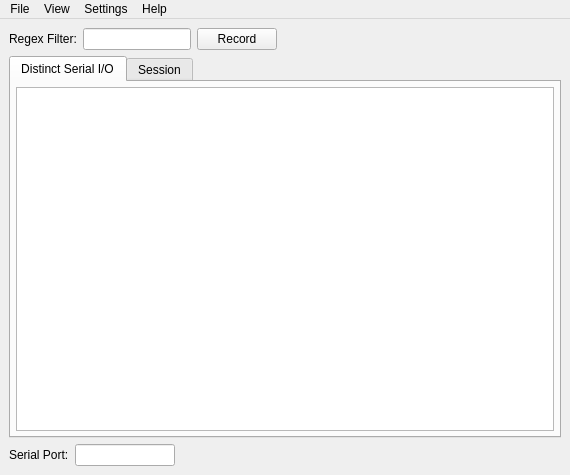
<?xml version="1.0" encoding="UTF-8"?>
<ui version="4.0">
 <class>MainWindow</class>
 <widget class="QMainWindow" name="MainWindow">
  <property name="geometry">
   <rect>
    <x>0</x>
    <y>0</y>
    <width>570</width>
    <height>475</height>
   </rect>
  </property>
  <property name="windowTitle">
   <string>XSeriesTestTool</string>
  </property>
  <widget class="QWidget" name="centralwidget">
   <layout class="QVBoxLayout" name="verticalLayout">
    <item>
     <layout class="QHBoxLayout" name="horizontalLayout">
      <item>
       <widget class="QLabel" name="label_3">
        <property name="sizePolicy">
         <sizepolicy hsizetype="Preferred" vsizetype="Preferred">
          <horstretch>0</horstretch>
          <verstretch>0</verstretch>
         </sizepolicy>
        </property>
        <property name="minimumSize">
         <size>
          <width>0</width>
          <height>0</height>
         </size>
        </property>
        <property name="baseSize">
         <size>
          <width>0</width>
          <height>0</height>
         </size>
        </property>
        <property name="text">
         <string>Regex Filter:</string>
        </property>
       </widget>
      </item>
      <item>
       <widget class="QLineEdit" name="lineEdit">
        <property name="sizePolicy">
         <sizepolicy hsizetype="Fixed" vsizetype="Fixed">
          <horstretch>20</horstretch>
          <verstretch>0</verstretch>
         </sizepolicy>
        </property>
       </widget>
      </item>
      <item>
       <widget class="QPushButton" name="btnRecordPause">
        <property name="text">
         <string>Record</string>
        </property>
       </widget>
      </item>
      <item>
       <spacer name="horizontalSpacer">
        <property name="orientation">
         <enum>Qt::Horizontal</enum>
        </property>
        <property name="sizeType">
         <enum>QSizePolicy::Expanding</enum>
        </property>
        <property name="sizeHint" stdset="0">
         <size>
          <width>31</width>
          <height>20</height>
         </size>
        </property>
       </spacer>
      </item>
     </layout>
    </item>
    <item>
     <widget class="QTabWidget" name="tabWidget">
      <property name="tabPosition">
       <enum>QTabWidget::North</enum>
      </property>
      <property name="tabShape">
       <enum>QTabWidget::Rounded</enum>
      </property>
      <property name="currentIndex">
       <number>0</number>
      </property>
      <property name="usesScrollButtons">
       <bool>false</bool>
      </property>
      <property name="documentMode">
       <bool>false</bool>
      </property>
      <property name="tabsClosable">
       <bool>false</bool>
      </property>
      <property name="movable">
       <bool>false</bool>
      </property>
      <widget class="QWidget" name="tab1">
       <attribute name="title">
        <string>Distinct Serial I/O</string>
       </attribute>
       <layout class="QVBoxLayout" name="verticalLayout_2">
        <property name="margin">
         <number>5</number>
        </property>
        <item>
         <widget class="QTableView" name="tableView">
          <property name="verticalScrollBarPolicy">
           <enum>Qt::ScrollBarAsNeeded</enum>
          </property>
          <property name="editTriggers">
           <set>QAbstractItemView::NoEditTriggers</set>
          </property>
          <property name="alternatingRowColors">
           <bool>true</bool>
          </property>
          <property name="selectionMode">
           <enum>QAbstractItemView::SingleSelection</enum>
          </property>
          <property name="selectionBehavior">
           <enum>QAbstractItemView::SelectRows</enum>
          </property>
          <property name="gridStyle">
           <enum>Qt::DashLine</enum>
          </property>
          <property name="sortingEnabled">
           <bool>true</bool>
          </property>
          <attribute name="horizontalHeaderStretchLastSection">
           <bool>true</bool>
          </attribute>
          <attribute name="verticalHeaderVisible">
           <bool>false</bool>
          </attribute>
          <attribute name="verticalHeaderStretchLastSection">
           <bool>false</bool>
          </attribute>
         </widget>
        </item>
       </layout>
      </widget>
      <widget class="QWidget" name="tab2">
       <attribute name="title">
        <string>Session</string>
       </attribute>
       <layout class="QVBoxLayout" name="verticalLayout_4">
        <property name="margin">
         <number>5</number>
        </property>
        <item>
         <widget class="QTableView" name="tableView2">
          <property name="editTriggers">
           <set>QAbstractItemView::NoEditTriggers</set>
          </property>
          <property name="alternatingRowColors">
           <bool>true</bool>
          </property>
          <property name="selectionMode">
           <enum>QAbstractItemView::ExtendedSelection</enum>
          </property>
          <property name="selectionBehavior">
           <enum>QAbstractItemView::SelectRows</enum>
          </property>
          <property name="showGrid">
           <bool>true</bool>
          </property>
          <property name="gridStyle">
           <enum>Qt::DashLine</enum>
          </property>
          <property name="sortingEnabled">
           <bool>true</bool>
          </property>
          <property name="cornerButtonEnabled">
           <bool>true</bool>
          </property>
          <attribute name="horizontalHeaderStretchLastSection">
           <bool>true</bool>
          </attribute>
          <attribute name="verticalHeaderVisible">
           <bool>false</bool>
          </attribute>
          <attribute name="verticalHeaderShowSortIndicator" stdset="0">
           <bool>false</bool>
          </attribute>
          <attribute name="verticalHeaderStretchLastSection">
           <bool>false</bool>
          </attribute>
         </widget>
        </item>
       </layout>
      </widget>
     </widget>
    </item>
    <item>
     <layout class="QHBoxLayout" name="horizontalLayout_2">
      <item>
       <widget class="QLabel" name="label">
        <property name="text">
         <string>Serial Port:</string>
        </property>
       </widget>
      </item>
      <item>
       <widget class="QLineEdit" name="lineEditPort">
        <property name="sizePolicy">
         <sizepolicy hsizetype="Fixed" vsizetype="Fixed">
          <horstretch>20</horstretch>
          <verstretch>0</verstretch>
         </sizepolicy>
        </property>
        <property name="maximumSize">
         <size>
          <width>100</width>
          <height>16777215</height>
         </size>
        </property>
       </widget>
      </item>
      <item>
       <spacer name="horizontalSpacer_2">
        <property name="orientation">
         <enum>Qt::Horizontal</enum>
        </property>
        <property name="sizeHint" stdset="0">
         <size>
          <width>150</width>
          <height>20</height>
         </size>
        </property>
       </spacer>
      </item>
     </layout>
    </item>
   </layout>
  </widget>
  <widget class="QMenuBar" name="menubar">
   <property name="geometry">
    <rect>
     <x>0</x>
     <y>0</y>
     <width>570</width>
     <height>21</height>
    </rect>
   </property>
   <widget class="QMenu" name="menuSettings">
    <property name="title">
     <string>Settings</string>
    </property>
    <addaction name="actionEnable_Autorefresh"/>
   </widget>
   <widget class="QMenu" name="menuSerial">
    <property name="title">
     <string>File</string>
    </property>
    <addaction name="actionNew_SQLite_File"/>
    <addaction name="actionClear_Session_data"/>
    <addaction name="separator"/>
    <addaction name="actionQuit"/>
   </widget>
   <widget class="QMenu" name="menuAbout">
    <property name="title">
     <string>Help</string>
    </property>
    <addaction name="actionEnable_DebugLog"/>
    <addaction name="separator"/>
    <addaction name="actionAbout"/>
   </widget>
   <widget class="QMenu" name="menuView">
    <property name="title">
     <string>View</string>
    </property>
    <addaction name="actionSet_Title_Name"/>
    <addaction name="actionOpenDecoder"/>
    <addaction name="actionRefresh"/>
   </widget>
   <addaction name="menuSerial"/>
   <addaction name="menuView"/>
   <addaction name="menuSettings"/>
   <addaction name="menuAbout"/>
  </widget>
  <action name="actionQuit">
   <property name="text">
    <string>Quit</string>
   </property>
  </action>
  <action name="actionAbout">
   <property name="text">
    <string>About</string>
   </property>
  </action>
  <action name="actionNew_SQLite_File">
   <property name="text">
    <string>New SQLite File...</string>
   </property>
   <property name="shortcut">
    <string>Ctrl+N</string>
   </property>
  </action>
  <action name="actionEnable_Autorefresh">
   <property name="checkable">
    <bool>true</bool>
   </property>
   <property name="text">
    <string>Enable Autorefresh</string>
   </property>
  </action>
  <action name="actionEnable_DebugLog">
   <property name="checkable">
    <bool>true</bool>
   </property>
   <property name="text">
    <string>Enable DebugLog</string>
   </property>
  </action>
  <action name="actionClear_Session_data">
   <property name="text">
    <string>Clear Session data</string>
   </property>
  </action>
  <action name="actionSet_Title_Name">
   <property name="text">
    <string>Set Title Name</string>
   </property>
  </action>
  <action name="actionRefresh">
   <property name="text">
    <string>Refresh</string>
   </property>
   <property name="shortcut">
    <string>F5</string>
   </property>
  </action>
  <action name="actionOpenDecoder">
   <property name="text">
    <string>Open Decoder View</string>
   </property>
   <property name="shortcut">
    <string>Ctrl+D</string>
   </property>
  </action>
 </widget>
 <resources/>
 <connections>
  <connection>
   <sender>actionQuit</sender>
   <signal>triggered()</signal>
   <receiver>MainWindow</receiver>
   <slot>close()</slot>
   <hints>
    <hint type="sourcelabel">
     <x>-1</x>
     <y>-1</y>
    </hint>
    <hint type="destinationlabel">
     <x>356</x>
     <y>189</y>
    </hint>
   </hints>
  </connection>
 </connections>
</ui>
